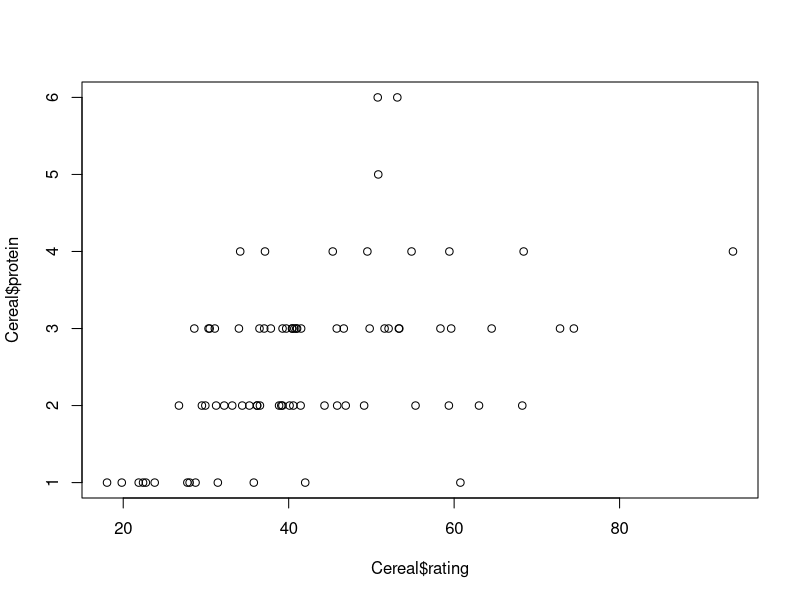
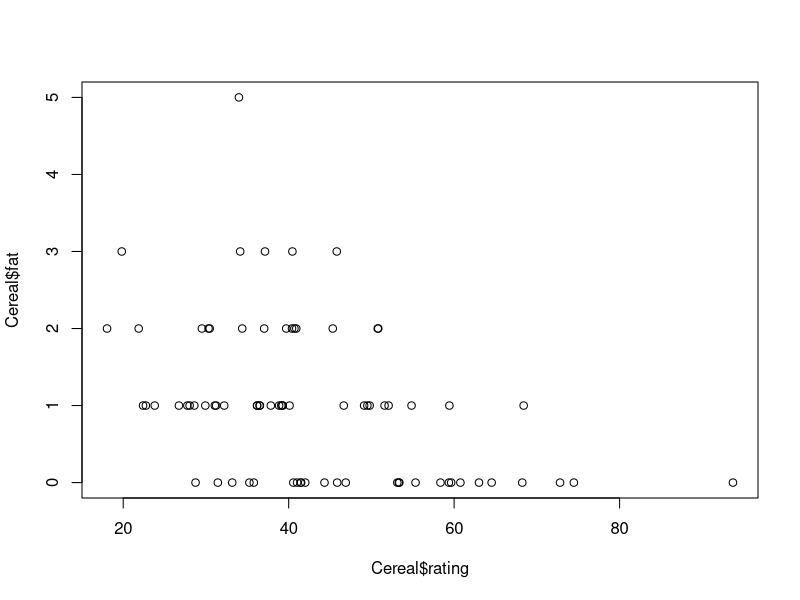
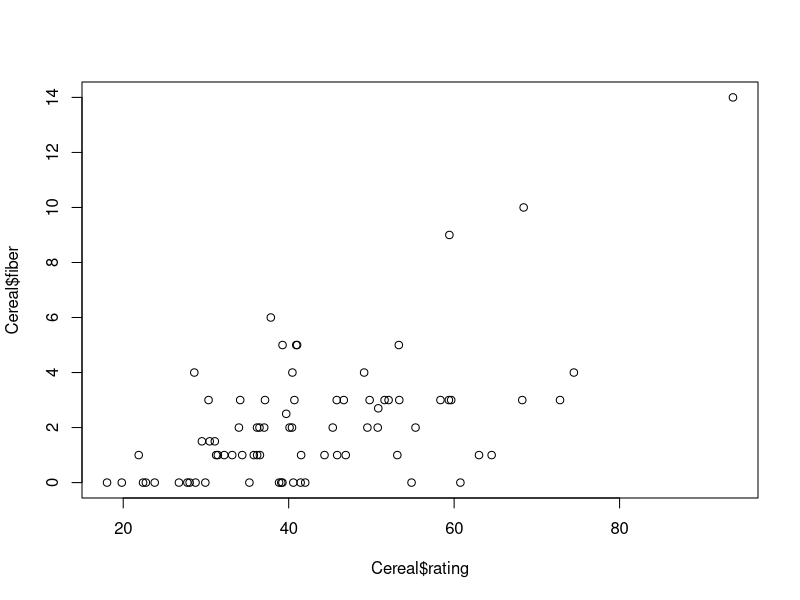
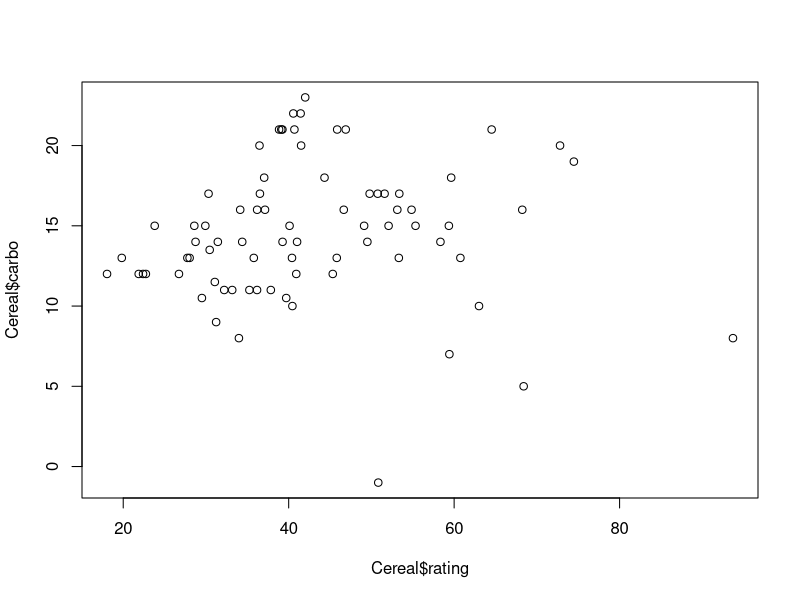
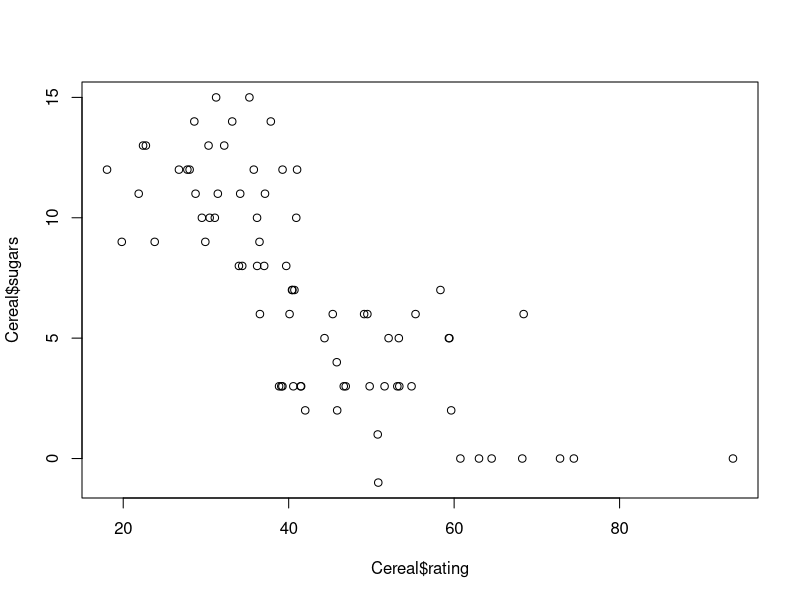
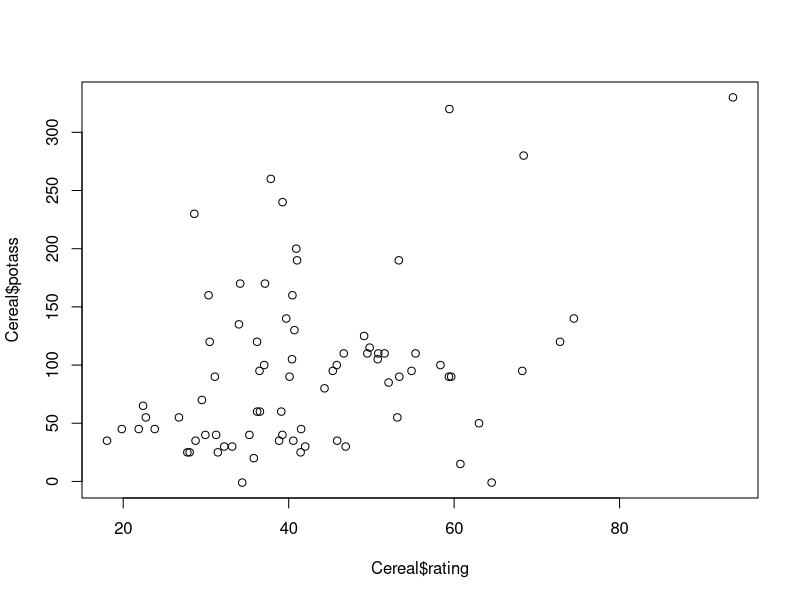
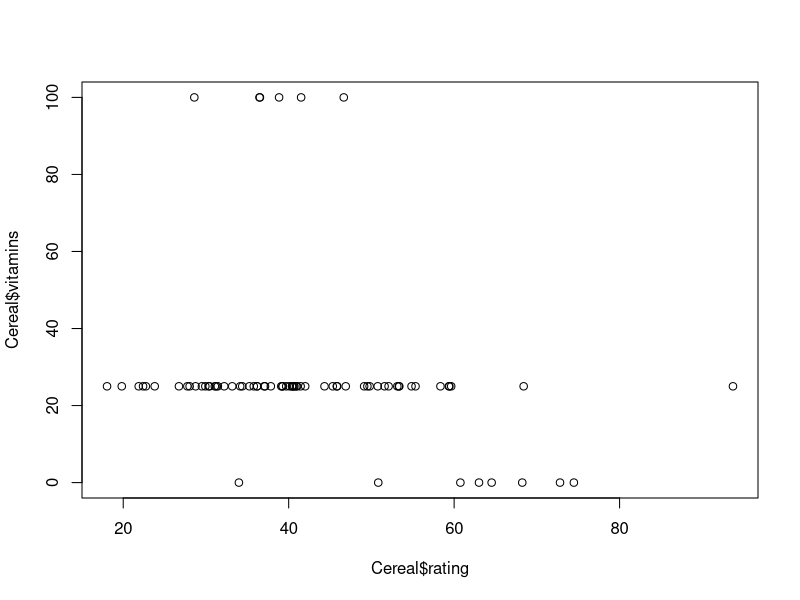
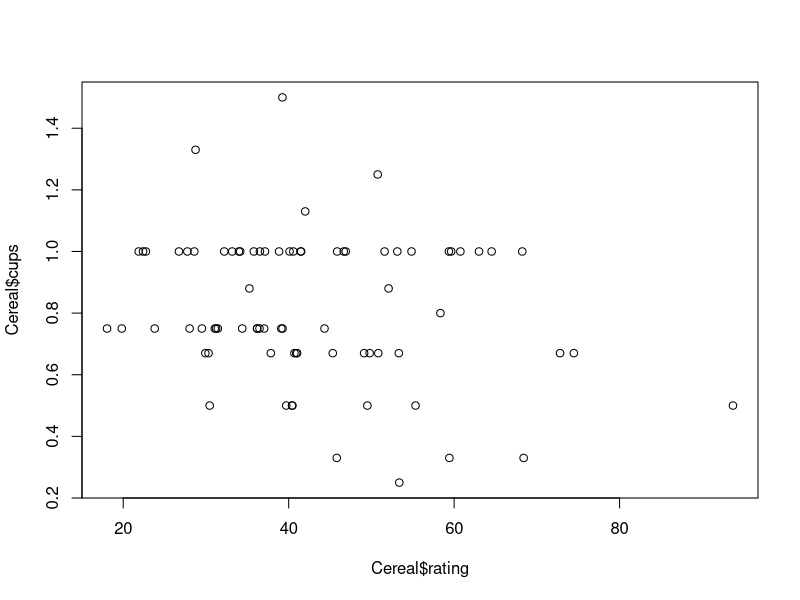

Recreate these plots in R, in order.
## ---- chunk 1
knitr::opts_chunk$set(echo = TRUE, tidy.opts=list(width.cutoff=60),tidy=TRUE)
## ---- chunk 2
Cereal <- read.table("cereal.csv", header=T, sep = ",")
str(Cereal)
## ---- chunk 3
plot(Cereal$rating, Cereal$protein)
cor(Cereal$rating, Cereal$protein)
plot(Cereal$rating, Cereal$fat)
cor(Cereal$rating, Cereal$fat)
plot(Cereal$rating, Cereal$fiber)
cor(Cereal$rating, Cereal$fiber)
plot(Cereal$rating, Cereal$carbo)
cor(Cereal$rating, Cereal$carbo)
plot(Cereal$rating, Cereal$sugars)
cor(Cereal$rating, Cereal$sugars)
plot(Cereal$rating, Cereal$potass)
cor(Cereal$rating, Cereal$potass)
plot(Cereal$rating, Cereal$vitamins)
cor(Cereal$rating, Cereal$vitamins)
plot(Cereal$rating, Cereal$cups)
cor(Cereal$rating, Cereal$cups)
## ---- chunk 4
lm_Cereal1 <- lm(rating~protein+fat+fiber+carbo+sugars+potass+vitamins+cups, data = Cereal)
summary(lm_Cereal1)
## ---- chunk 5
lm_Cereal2 <- lm(rating~protein+fat+fiber+sugars+potass+vitamins+cups, data = Cereal)
summary(lm_Cereal2)
## ---- chunk 6
# Creating F-test
fullmodel <- lm(rating~protein+fat+fiber+sugars+potass+vitamins+cups, data = Cereal)
nullmodel <- lm(rating~protein+fat+fiber+sugars+cups, data = Cereal)
(anova <- anova(nullmodel, fullmodel))

# Finding p-value
(pval <- 1 - pf(anova$F[2], 2, 69))
## ---- chunk 7
lower_bound = lm_Cereal1$coefficients["protein"] - (0.66433 * qt(p = 0.005, df = 68, lower.tail = FALSE))
upper_bound = lm_Cereal1$coefficients["protein"] + (0.66433 * qt(p = 0.005, df = 68, lower.tail = FALSE))
## ---- chunk 8
# Data frame for new predictor variables
new_Cereal = data.frame(protein = 3, fat = 5, fiber = 2, carbo = 13, sugars = 6, potass = 60, vitamins = 25, cups = 0.8)

# Prediction
prediction <- predict(lm_Cereal1, newdata = new_Cereal)
## ---- chunk 9
predict(lm_Cereal1, newdata = new_Cereal, interval = "confidence", level = 0.95)
